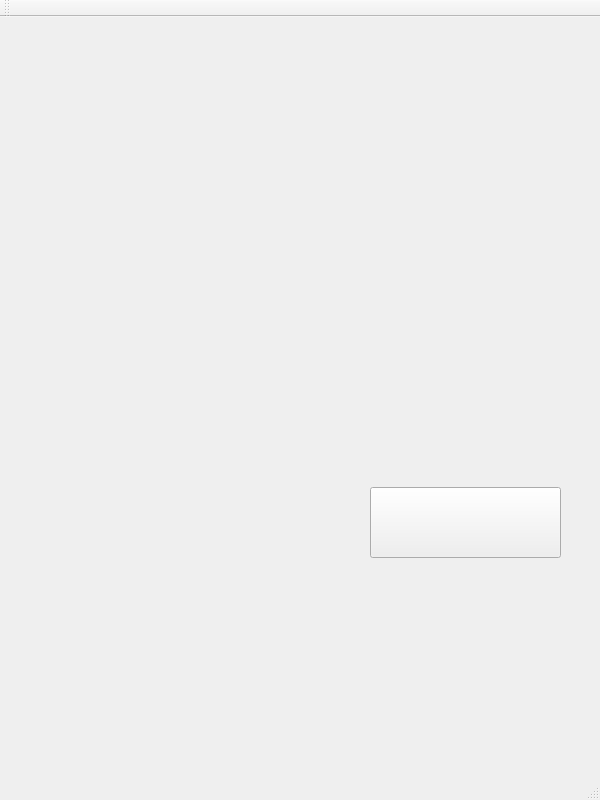
<?xml version="1.0" encoding="UTF-8"?>
<ui version="4.0">
 <class>MainWindow</class>
 <widget class="QMainWindow" name="MainWindow">
  <property name="geometry">
   <rect>
    <x>0</x>
    <y>0</y>
    <width>600</width>
    <height>800</height>
   </rect>
  </property>
  <property name="windowTitle">
   <string>MainWindow</string>
  </property>
  <widget class="QWidget" name="centralWidget">
   <widget class="QStackedWidget" name="stackedWidget">
    <property name="geometry">
     <rect>
      <x>0</x>
      <y>0</y>
      <width>600</width>
      <height>800</height>
     </rect>
    </property>
    <property name="styleSheet">
     <string notr="true"/>
    </property>
    <widget class="QWidget" name="Menu">
     <property name="styleSheet">
      <string notr="true">#Menu{background-image: url(:/res/ice-bck.png); }
</string>
     </property>
     <widget class="QLabel" name="Name">
      <property name="geometry">
       <rect>
        <x>40</x>
        <y>50</y>
        <width>411</width>
        <height>101</height>
       </rect>
      </property>
      <property name="font">
       <font>
        <family>MS PGothic</family>
        <pointsize>36</pointsize>
       </font>
      </property>
      <property name="styleSheet">
       <string notr="true">border-image: url(:/res/doodle-jump.png);</string>
      </property>
      <property name="text">
       <string/>
      </property>
      <property name="alignment">
       <set>Qt::AlignCenter</set>
      </property>
     </widget>
     <widget class="QPushButton" name="playButton">
      <property name="geometry">
       <rect>
        <x>370</x>
        <y>470</y>
        <width>191</width>
        <height>71</height>
       </rect>
      </property>
      <property name="styleSheet">
       <string notr="true">border-image: url(:/res/play.png);</string>
      </property>
      <property name="text">
       <string/>
      </property>
     </widget>
     <widget class="QLabel" name="pic2">
      <property name="geometry">
       <rect>
        <x>350</x>
        <y>290</y>
        <width>131</width>
        <height>51</height>
       </rect>
      </property>
      <property name="text">
       <string/>
      </property>
     </widget>
     <widget class="QLabel" name="covertail">
      <property name="geometry">
       <rect>
        <x>0</x>
        <y>700</y>
        <width>600</width>
        <height>100</height>
       </rect>
      </property>
      <property name="styleSheet">
       <string notr="true">border-image: url(:/res/cover.png);</string>
      </property>
      <property name="text">
       <string/>
      </property>
     </widget>
     <widget class="QLabel" name="label">
      <property name="geometry">
       <rect>
        <x>400</x>
        <y>150</y>
        <width>131</width>
        <height>231</height>
       </rect>
      </property>
      <property name="styleSheet">
       <string notr="true">image: url(:/res/UFO.png);</string>
      </property>
      <property name="text">
       <string/>
      </property>
     </widget>
     <widget class="QLabel" name="label_2">
      <property name="geometry">
       <rect>
        <x>90</x>
        <y>370</y>
        <width>151</width>
        <height>71</height>
       </rect>
      </property>
      <property name="styleSheet">
       <string notr="true">image: url(:/res/platform3.png);</string>
      </property>
      <property name="text">
       <string/>
      </property>
     </widget>
    </widget>
    <widget class="QWidget" name="choose">
     <property name="styleSheet">
      <string notr="true">#choose{
	background-image: url(:/res/ice-bck.png);
}</string>
     </property>
     <widget class="QLabel" name="chooselb">
      <property name="geometry">
       <rect>
        <x>40</x>
        <y>10</y>
        <width>521</width>
        <height>271</height>
       </rect>
      </property>
      <property name="font">
       <font>
        <family>Comic Sans MS</family>
        <pointsize>40</pointsize>
        <weight>75</weight>
        <italic>true</italic>
        <bold>true</bold>
       </font>
      </property>
      <property name="text">
       <string>Choose Theme</string>
      </property>
      <property name="alignment">
       <set>Qt::AlignCenter</set>
      </property>
     </widget>
     <widget class="QPushButton" name="JungleBT">
      <property name="geometry">
       <rect>
        <x>200</x>
        <y>250</y>
        <width>200</width>
        <height>70</height>
       </rect>
      </property>
      <property name="font">
       <font>
        <family>Comic Sans MS</family>
        <pointsize>20</pointsize>
       </font>
      </property>
      <property name="text">
       <string>Jungle</string>
      </property>
     </widget>
     <widget class="QPushButton" name="SpaceBt">
      <property name="geometry">
       <rect>
        <x>200</x>
        <y>370</y>
        <width>200</width>
        <height>70</height>
       </rect>
      </property>
      <property name="font">
       <font>
        <family>Comic Sans MS</family>
        <pointsize>20</pointsize>
       </font>
      </property>
      <property name="text">
       <string>Space</string>
      </property>
     </widget>
     <widget class="QPushButton" name="UWBt">
      <property name="geometry">
       <rect>
        <x>200</x>
        <y>490</y>
        <width>200</width>
        <height>70</height>
       </rect>
      </property>
      <property name="font">
       <font>
        <family>Comic Sans MS</family>
        <pointsize>18</pointsize>
       </font>
      </property>
      <property name="text">
       <string>Underwater</string>
      </property>
     </widget>
     <widget class="QPushButton" name="HopBT">
      <property name="geometry">
       <rect>
        <x>200</x>
        <y>600</y>
        <width>200</width>
        <height>70</height>
       </rect>
      </property>
      <property name="font">
       <font>
        <family>Comic Sans MS</family>
        <pointsize>20</pointsize>
       </font>
      </property>
      <property name="text">
       <string>Easter</string>
      </property>
     </widget>
    </widget>
    <widget class="QWidget" name="page_2">
     <property name="styleSheet">
      <string notr="true">#page2{
      color: rgb(92, 92, 92);
}</string>
     </property>
     <widget class="QLabel" name="scoreLb">
      <property name="geometry">
       <rect>
        <x>0</x>
        <y>0</y>
        <width>100</width>
        <height>50</height>
       </rect>
      </property>
      <property name="font">
       <font>
        <pointsize>22</pointsize>
       </font>
      </property>
      <property name="text">
       <string>TextLabel</string>
      </property>
      <property name="alignment">
       <set>Qt::AlignCenter</set>
      </property>
     </widget>
     <widget class="QGraphicsView" name="graphicsView">
      <property name="geometry">
       <rect>
        <x>0</x>
        <y>50</y>
        <width>600</width>
        <height>800</height>
       </rect>
      </property>
     </widget>
     <widget class="QLabel" name="pauselb">
      <property name="geometry">
       <rect>
        <x>20</x>
        <y>220</y>
        <width>261</width>
        <height>141</height>
       </rect>
      </property>
      <property name="font">
       <font>
        <family>Comic Sans MS</family>
        <pointsize>35</pointsize>
        <weight>75</weight>
        <bold>true</bold>
        <underline>false</underline>
       </font>
      </property>
      <property name="text">
       <string>Pause</string>
      </property>
      <property name="alignment">
       <set>Qt::AlignCenter</set>
      </property>
     </widget>
     <widget class="QPushButton" name="Resumebt">
      <property name="geometry">
       <rect>
        <x>310</x>
        <y>490</y>
        <width>191</width>
        <height>71</height>
       </rect>
      </property>
      <property name="font">
       <font>
        <family>Comic Sans MS</family>
        <pointsize>15</pointsize>
        <weight>75</weight>
        <bold>true</bold>
       </font>
      </property>
      <property name="styleSheet">
       <string notr="true">border-image: url(:/res/resume.png);</string>
      </property>
      <property name="text">
       <string/>
      </property>
     </widget>
     <widget class="QPushButton" name="Pausebt">
      <property name="geometry">
       <rect>
        <x>500</x>
        <y>0</y>
        <width>100</width>
        <height>50</height>
       </rect>
      </property>
      <property name="font">
       <font>
        <family>Comic Sans MS</family>
        <pointsize>15</pointsize>
        <weight>75</weight>
        <italic>false</italic>
        <bold>true</bold>
       </font>
      </property>
      <property name="layoutDirection">
       <enum>Qt::LeftToRight</enum>
      </property>
      <property name="styleSheet">
       <string notr="true">border-image: url(:/res/暫停.png);</string>
      </property>
      <property name="text">
       <string/>
      </property>
     </widget>
     <widget class="QLabel" name="pic1">
      <property name="geometry">
       <rect>
        <x>390</x>
        <y>140</y>
        <width>151</width>
        <height>231</height>
       </rect>
      </property>
      <property name="styleSheet">
       <string notr="true">image: url(:/res/UFO.png);</string>
      </property>
      <property name="text">
       <string/>
      </property>
      <property name="scaledContents">
       <bool>true</bool>
      </property>
      <property name="alignment">
       <set>Qt::AlignCenter</set>
      </property>
     </widget>
     <widget class="QLabel" name="Hop_bottom">
      <property name="geometry">
       <rect>
        <x>0</x>
        <y>720</y>
        <width>600</width>
        <height>80</height>
       </rect>
      </property>
      <property name="styleSheet">
       <string notr="true">border-image: url(:/res/hop-bottom (2).png);</string>
      </property>
      <property name="text">
       <string/>
      </property>
     </widget>
    </widget>
    <widget class="QWidget" name="page_3">
     <property name="styleSheet">
      <string notr="true">#page_3 {border-image: url(:/res/jungle-bck.png);}</string>
     </property>
     <widget class="QPushButton" name="menuButton">
      <property name="geometry">
       <rect>
        <x>350</x>
        <y>510</y>
        <width>201</width>
        <height>71</height>
       </rect>
      </property>
      <property name="styleSheet">
       <string notr="true">border-image: url(:/res/menu.png);</string>
      </property>
      <property name="text">
       <string/>
      </property>
     </widget>
     <widget class="QLabel" name="oberlabel">
      <property name="geometry">
       <rect>
        <x>50</x>
        <y>30</y>
        <width>481</width>
        <height>261</height>
       </rect>
      </property>
      <property name="font">
       <font>
        <family>Comic Sans MS</family>
        <pointsize>45</pointsize>
        <weight>50</weight>
        <italic>true</italic>
        <bold>false</bold>
       </font>
      </property>
      <property name="styleSheet">
       <string notr="true">color: rgb(255, 23, 73);</string>
      </property>
      <property name="text">
       <string>Game Over !</string>
      </property>
      <property name="scaledContents">
       <bool>true</bool>
      </property>
      <property name="alignment">
       <set>Qt::AlignCenter</set>
      </property>
     </widget>
     <widget class="QLabel" name="fscorelabel">
      <property name="geometry">
       <rect>
        <x>10</x>
        <y>280</y>
        <width>551</width>
        <height>121</height>
       </rect>
      </property>
      <property name="font">
       <font>
        <family>Comic Sans MS</family>
        <pointsize>35</pointsize>
       </font>
      </property>
      <property name="text">
       <string>Final Score :</string>
      </property>
      <property name="alignment">
       <set>Qt::AlignCenter</set>
      </property>
     </widget>
    </widget>
   </widget>
  </widget>
  <widget class="QMenuBar" name="menuBar">
   <property name="geometry">
    <rect>
     <x>0</x>
     <y>0</y>
     <width>600</width>
     <height>22</height>
    </rect>
   </property>
  </widget>
  <widget class="QToolBar" name="mainToolBar">
   <attribute name="toolBarArea">
    <enum>TopToolBarArea</enum>
   </attribute>
   <attribute name="toolBarBreak">
    <bool>false</bool>
   </attribute>
  </widget>
  <widget class="QStatusBar" name="statusBar"/>
 </widget>
 <layoutdefault spacing="6" margin="11"/>
 <resources/>
 <connections/>
</ui>
